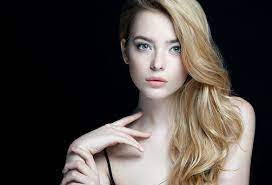
#> input picture HW5/example.jpg, 272 x 185 px
$ jupyter execute ML_HW5_Practical.ipynb
#> lines starting #> are read from the running program, lines starting #| are printed output that depends on the picture
Name: Alireza Dehghanpour

Student Number: 98101555

[cell 1]
#dependencies
import matplotlib.pyplot as plt
import numpy as np
import cv2

[cell 2]
#load the input image
def load_img(image_name):
#> called with image_name = 'example.jpg'
    img = cv2.imread(image_name)
#> img is the input picture: shape (185, 272, 3); mean B, G, R 66.9, 70.4, 77.6
    img = cv2.cvtColor(img, cv2.COLOR_RGB2BGR)
    plt.imshow(img)
    img = np.asarray(img, dtype="int32")
    image_pixels = np.reshape(img, (-1, img.shape[2]))
    return image_pixels, img.shape

[cell 3]
#write the name of your image here
image_name = 'example.jpg'
image_pixels, img_shape = load_img(image_name)
#> img_shape = (185, 272, 3)

[cell 4]
#determine number of desired classes here:

#we can test with diffrent number of K
number_of_classes = 3

[cell 5]
#Color each segment of your image. Add your desired colors in RGB format here, as an example:
#here number of desired classes for image segmentation is 3
colors = [
        (255, 0, 0),    # red
        (0, 255, 0),    # green
        (0, 0, 255),    # blue
        # ...
    ]

[cell 6]
#for better results, do the initializations with Kmeans

from sklearn.cluster import KMeans
def kmeans(number_of_classes, image_pixels):

    kmeans = KMeans(n_clusters=number_of_classes)
    clusters = kmeans.fit_predict(image_pixels)

    #choosing clusters center as mean
    initial_mus = kmeans.cluster_centers_
    initial_priors = np.zeros(number_of_classes)
    initial_covs = np.zeros((number_of_classes,3,3))

    #calculating priors and covariance
    for i in range(number_of_classes):
      initial_priors[i] = np.count_nonzero(clusters==i)/len(clusters)
      class_colors = np.array([image_pixels[x,:] for x in range(len(clusters)) if clusters[x]==i])
      initial_covs[i,:] = np.cov(class_colors.T)
    res = clusters.reshape(img_shape[0],img_shape[1])

    plt.imshow(res)
    plt.title("with k-means")

    return initial_mus, initial_priors, initial_covs

[cell 7]
#for better results, observe the image histogram
# I used k-means for initialization
def get_img_histogram():
  img = cv2.imread('example.jpg')
  histr = cv2.calcHist([img],[0],None,[256],[0,256])
  plt.plot(histr)
  plt.show()


get_img_histogram()
#> in get_img_histogram, `histr = cv2.calcHist([img],[0],None,[256],[0,256])`: histr = 256 values, max 9017 at index 1, min 0 at index 240, mean 196.6
#> in get_img_histogram, `plt.show()`:
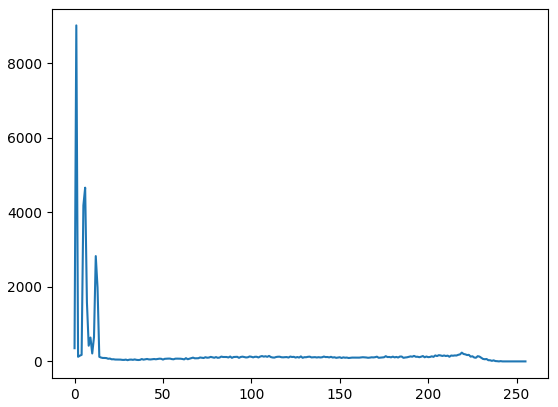
#> figure drawn by matplotlib, 1 panel; curve peaks at x = 1, y = 9017

[cell 8]
from scipy.stats import multivariate_normal

class GMM:

    def __init__(self, number_of_classes, initial_mu_s, initial_sigma_s, initial_priors):
        self.ncomp = number_of_classes
        self.mu_s = np.asarray(initial_mu_s)
        self.sigma_s = np.asarray(initial_sigma_s)
        self.priors = np.asarray(initial_priors)


    # Write E step here
    def inference(self, datas):
        P = np.zeros((self.ncomp,len(datas)))
        for i in range(self.ncomp):
          mu = self.mu_s[i,:]
          sigma = self.sigma_s[i,:,:]
          prior = self.priors[i]
          PNk = multivariate_normal.pdf(datas, mean=mu, cov=sigma)
          Pk = prior * PNk
          P[i,] = Pk
        log_likelihood = np.sum(np.log(np.sum(P.T, axis=1)))
        P = P/np.sum(P,axis=0,keepdims=True)
        return P, log_likelihood


    # Write M step here
    def update(self, datas, beliefs):

      Nks = np.sum(beliefs, axis=1)
      for i in range(number_of_classes):
        Nk = Nks[i]
        self.priors[i] = Nk/np.sum(Nks)

        self.mu_s[i,:] = np.sum(np.multiply(datas.T ,beliefs[i,:]),axis=1)/Nk

        temp_datas = np.subtract(datas, self.mu_s[i,:])
        temp_datas = np.multiply(temp_datas.T ,beliefs[i,:]) @ temp_datas
        self.sigma_s[i,:,:] = temp_datas/Nk


    def fit(self,max_iter,image_pixels):
      last_log_likelihood = 0
      for i in range(max_iter):
          beliefs, log_likelihood = gmm.inference(image_pixels)
          gmm.update(image_pixels, beliefs)
          if last_log_likelihood != 0 and abs(log_likelihood - last_log_likelihood) < 1e-10:
              break
          last_log_likelihood = log_likelihood


    def predict(self, image_pixels):
      return self.inference(image_pixels)[0]

[cell 9]
#write your main function here
#use of kmeans or histogram of the image for better initialization is optinal
#call the GMM functions here

#here I find initial parameters with k-means and draw image segmentation with k-means
initial_mus, initial_priors, initial_covs = kmeans(number_of_classes, image_pixels)
#> after the loop in kmeans, `for i in range(number_of_classes):`: initial_priors = [0.2, 0.574, 0.225]
#> in kmeans, `res = clusters.reshape(img_shape[0],img_shape[1])`:
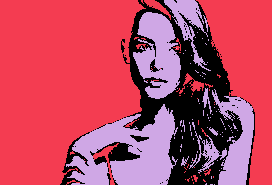
#> res: shape (185, 272) int32; 3 distinct labels, from 0 to 2; one colour per label, 0 black
#> initial_mus = [[138.5, 117.5, 98.49], [4.2, 3.47, 7.1], [210.6, 198.9, 191.1]]; initial_priors = [0.2, 0.574, 0.225]


gmm = GMM(number_of_classes,initial_mus,initial_covs,initial_priors)
#> in __init__, `self.mu_s = np.asarray(initial_mu_s)`: self.mu_s has the same summary as initial_mus outside __init__

gmm.fit(1000,image_pixels)
#> the loop in fit, `for i in range(max_iter):` made 78 passes
#> (log_likelihood, Nks in update, last_log_likelihood) on passes 1 to 12: (-542568.7, [11357.9, 27932.3, 11029.8], -542568.7), (-513477.7, [12479.7, 27152.5, 10687.9], -513477.7), (-489000.3, [13385.8, 26505.1, 10429.1], -489000.3), (-472949.3, [14064.6, 26006, 10249.4], -472949.3), (-468723.6, [14424, 25783.7, 10112.3], -468723.6), (-468315.9, [14631.8, 25708.4, 9979.8], -468315.9), (-468179, [14793.6, 25686.9, 9839.5], -468179), (-468045.2, [14946.8, 25681, 9692.1], -468045.2), (-467899.2, [15096.1, 25680.2, 9543.7], -467899.2), (-467751.8, [15236.3, 25681.1, 9402.6], -467751.8), (-467624.1, [15359.3, 25682.6, 9278.1], -467624.1), (-467534.9, [15459.1, 25684.2, 9176.7], -467534.9)
labels_prob = gmm.predict(image_pixels)

[cell 10]
#show and save your results
#let the final image variable be clustered_img
def save_img(clustered_img):
    plt.imshow(clustered_img)
    final_img = cv2.cvtColor(clustered_img.astype('uint8') * 255, cv2.COLOR_RGB2BGR)
    cv2.imwrite("result.jpg", final_img)


picture = np.reshape(labels_prob.T, (img_shape[0],img_shape[1],number_of_classes))
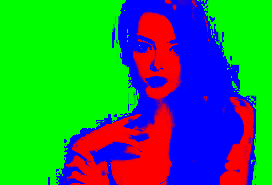
#> picture: shape (185, 272, 3) float64; mean of channels 0, 1, 2 0.313, 0.511, 0.177; drawn as B, G, R
clustered_img = np.zeros((img_shape[0],img_shape[1],3))
for i in range(img_shape[0]):
    for j in range(img_shape[1]):
        label = np.argmax(picture[i, j, :])
        clustered_img[i,j,:] = np.asarray(colors[label]) / 255.0
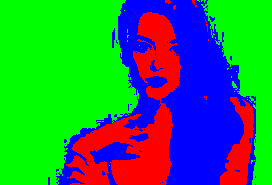
#> clustered_img: shape (185, 272, 3) float64; mean of channels 0, 1, 2 0.31, 0.511, 0.178; drawn as B, G, R
plt.imshow(clustered_img)
plt.title("with GMM")

[cell 11]
save_img(clustered_img)
